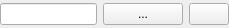
<?xml version="1.0" encoding="UTF-8"?>
<ui version="4.0">
 <class>SearchDict</class>
 <widget class="QWidget" name="SearchDict">
  <property name="geometry">
   <rect>
    <x>0</x>
    <y>0</y>
    <width>229</width>
    <height>28</height>
   </rect>
  </property>
  <property name="windowTitle">
   <string notr="true"/>
  </property>
  <layout class="QVBoxLayout" name="verticalLayout">
   <property name="margin">
    <number>0</number>
   </property>
   <item>
    <layout class="QGridLayout" name="gridLayout">
     <item row="0" column="0">
      <widget class="QLineEdit" name="pathToDict">
       <property name="readOnly">
        <bool>true</bool>
       </property>
      </widget>
     </item>
     <item row="0" column="1">
      <widget class="QPushButton" name="openDict">
       <property name="text">
        <string notr="true">...</string>
       </property>
       <property name="icon">
        <iconset resource="gui.qrc">
         <normaloff>:/folder.png</normaloff>:/folder.png</iconset>
       </property>
      </widget>
     </item>
     <item row="0" column="2">
      <widget class="QPushButton" name="editDictContent">
       <property name="toolTip">
        <string>Edit dictionary</string>
       </property>
       <property name="text">
        <string/>
       </property>
       <property name="icon">
        <iconset resource="gui.qrc">
         <normaloff>:/dict.png</normaloff>:/dict.png</iconset>
       </property>
      </widget>
     </item>
    </layout>
   </item>
  </layout>
 </widget>
 <resources>
  <include location="gui.qrc"/>
 </resources>
 <connections/>
</ui>
